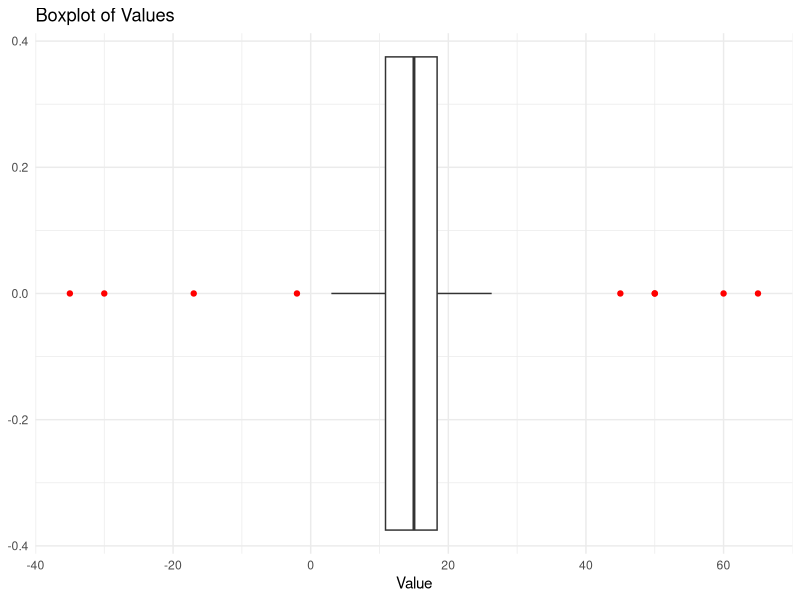

The R script that drew this image:
## ---- chunk 1
# Create vector ages
ages = c(12, 58, 27, 33, 31, 27, 37)
# Average/mean
mean(ages)

# Median
median(ages)

# Mode
mode(ages)
## ---- chunk 2
# Sample vector 
athlete_weights = c(55, 76, 52, 68, 71, 63, 58, 52, 85, 96)

# Calculate variance
var(athlete_weights)

# Calculate standard deviation
sd(athlete_weights)
## ---- chunk 3
# Sample vector 
athlete_weights = c(55, 76, 52, 68, 71, 63, 58, 52, 85, 96)
                    
# RANGE 
range(athlete_weights) # returns maximum and minimum values
diff(range(athlete_weights)) # calculate the range value

# INTER QUARTILE RANGE (IQR)http://127.0.0.1:38237/rmd_output/1/basic-data-types-and-structures.html
IQR(athlete_weights)
## ---- chunk 4
library(ggplot2)

# Sample data
set.seed(123) # for reproducibility
df <- data.frame(
  group = rep(c("A", "B", "C"), each = 50),
  value = c(rnorm(50, mean = 10, sd = 2),
            rnorm(50, mean = 15, sd = 2.5),
            rnorm(50, mean = 20, sd = 3))
)

# Create some outliers
outliers <- data.frame(
  group = c(rep("A", 4), rep("B", 4), rep("C", 4)),
  value = c(-2, 3, -30, -35, 50, 6, 45, 50, -17, 8, 60, 65)  # Low and high outliers
)

# Introduce the outliers into the data set 
df_with_outliers <- rbind(df, outliers)


# Plot a simple boxplot 
ggplot(df_with_outliers, aes(x = value)) +
  geom_boxplot(outlier.colour = "red") +
  labs(
    title = "Boxplot of Values",
    x = "Value"
  ) +
  theme_minimal()
## ---- chunk 5
# Create a sample dataset
height <- c(150, 160, 170, 180, 190)  # Independent variable (x)
weight <- c(65, 70, 75, 80, 85)       # Dependent variable (y)

# Combine into a data frame
data <- data.frame(height, weight)
print(data)

# Fit the linear model
lin_reg <- lm(weight ~ height, data = data)

# View the summary of the model
summary(lin_reg)
## ---- chunk 6
# Create a sample dataset
height <- c(150, 160, 170, 180, 190)  # Independent variable 1 (x1)
age <- c(25, 30, 35, 40, 45)          # Independent variable 2 (x2)
weight <- c(65, 70, 75, 80, 85)       # Dependent variable (y)

# Combine into a data frame
data <- data.frame(height, age, weight)
data

# Fit the linear model with multiple predictors
model <- lm(weight ~ height + age, data = data)

# View the summary of the model
summary(model)
